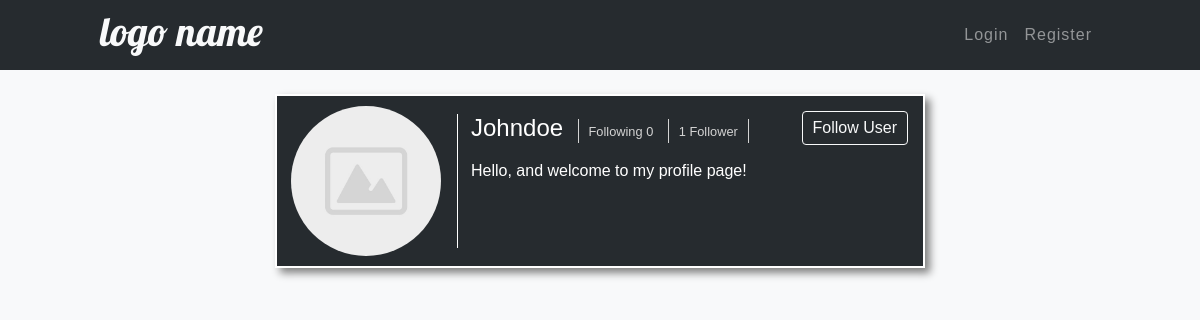
/user/profile/JohnDoe/, run on an earlier commit of the app's database.
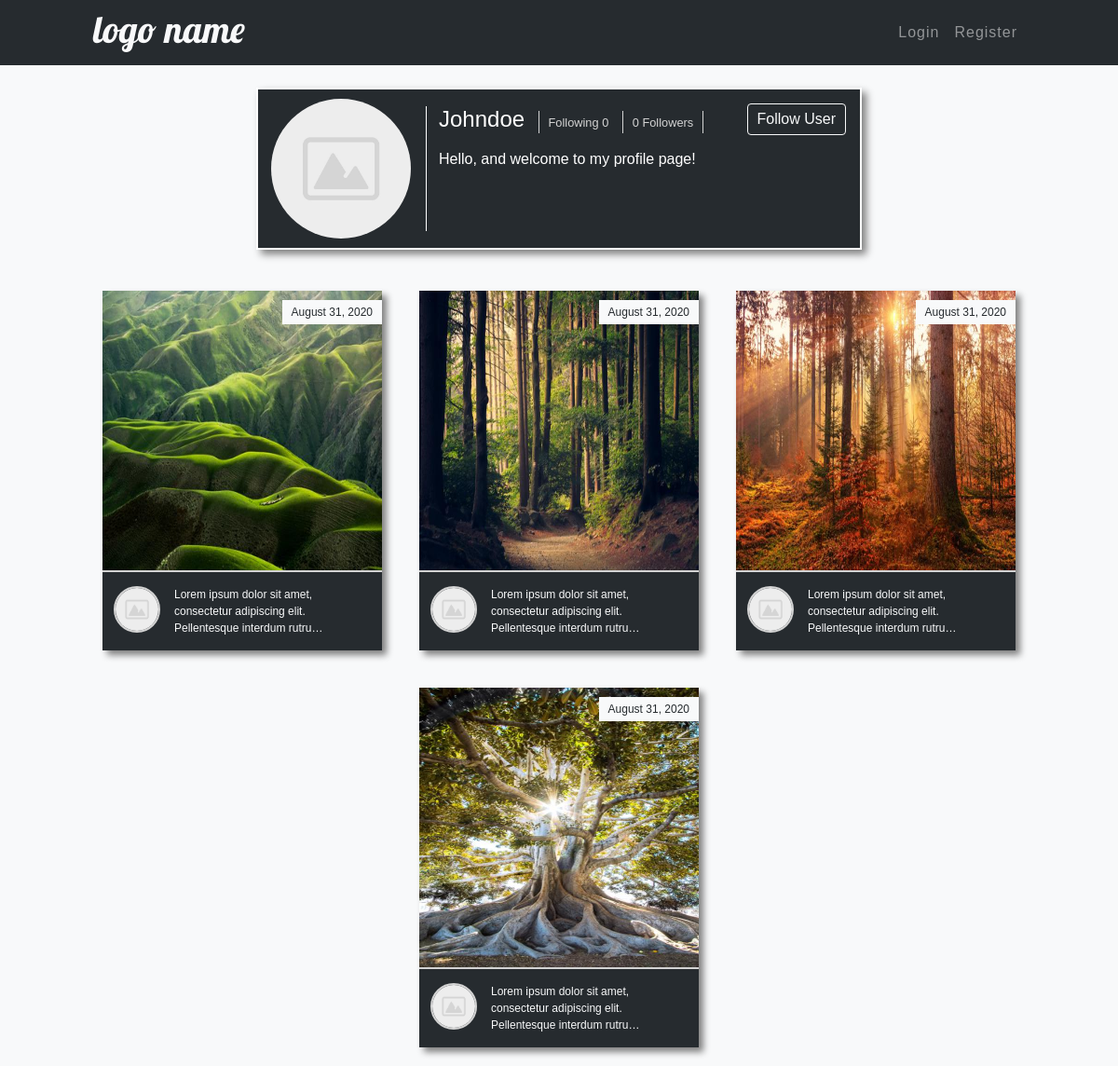
And on a later commit of the database.
### users/models.py (models this page shows, shortened)
class Profile(models.Model):
    user = models.OneToOneField(User, on_delete=models.CASCADE)
    image = models.ImageField(default='default.jpg', upload_to='profile-image')
    bio = models.CharField(max_length=150)
    following = models.ManyToManyField(User, related_name='followers')

### photo_sharing/models.py (models this page shows, shortened)
class Post(models.Model):
    user = models.ForeignKey(User, on_delete=models.CASCADE)
    image = models.ImageField(upload_to='post-images')
    description = models.TextField()
    date_created = models.DateTimeField(auto_now_add=True)

### users/views.py (the view)
# urls.py: path('profile/<str:username>/', views.profile, name='profile'),
def profile(request, username):
    user = User.objects.get(username=username)
    posts = Post.objects.filter(user=user).all().order_by('-date_created')
    return render(request, 'users/profile.html', {
        'person': user,
        'posts': posts
    })

### users/templates/users/profile.html
{% extends 'photo_sharing/layout.html' %}
{% block content %}
    <div class='profile-background my-4'>
        <div class="profile-block">
            <div class='image-col mr-3 pl-1'>
                <img class='profile-image' src="{{ person.profile.image.url }}" alt="User Profile Image">
            </div>
            <div class='bio-col my-2'>
                <h4 class='d-inline-block'>{{ person.username|title }}</h4>
                <div class='d-inline-block'>
                    <div class='following'><a href="{% url 'following' person.username %}"><small>Following {{ person.profile.following.all.count }}</small></a></div>
                    <div class='followers'><a href="{% url 'followers' person.username %}"><small>{{ person.followers.all.count }}
                    {% if person.followers.all.count == 1 %}
                    Follower
                    {% else %}
                    Followers
                    {% endif %}
                    </small></a></div>
                </div>
                <p class='mt-2'>{{ person.profile.bio }}</p>
                {% if person == user %}
                    <a class='btn btn-outline-light follow-btn' href="{% url 'edit-profile' user.profile.id %}">Edit Profile</a>
                {% else %}
                    <a class='btn btn-outline-light follow-btn' href="{% url 'follow' person.id %}">Follow User</a>
                {% endif %}
            </div>
        </div>
    </div>
    <div class="row no-gutters justify-content-center">
        {% for post in posts %}
            <div class="col-3 post-block">
                <div class='post-image'>
                    <img src="{{ post.image.url }}" alt="Post Image">
                </div>
                <p class='post-date'>{{ post.date_created|date:'F d, Y' }}</p>
                <div class='post-description-section'>
                    <div class='post-user-image'>
                        <img src="{{ post.user.profile.image.url }}" alt="User Profile Image">
                    </div>
                    <div class='post-description'>
                        <p class='post-p'>{{ post.description|truncatechars:85 }}</p>
                    </div>
                </div>
            </div>
        {% endfor %}
    </div>
{% endblock %}

What changed in the data, as far as the page shows it:
added Post: image (picture), date_created "August 31, 2020", user.profile.image (placeholder picture), description "Lorem ipsum dolor sit amet, consectetur adipiscing elit. Pellentesque interdum rutru…"
added Post: image (picture), date_created "August 31, 2020", user.profile.image (placeholder picture), description "Lorem ipsum dolor sit amet, consectetur adipiscing elit. Pellentesque interdum rutru…"
added Post: image (picture), date_created "August 31, 2020", user.profile.image (placeholder picture), description "Lorem ipsum dolor sit amet, consectetur adipiscing elit. Pellentesque interdum rutru…"
added Post: image (picture), date_created "August 31, 2020", user.profile.image (placeholder picture), description "Lorem ipsum dolor sit amet, consectetur adipiscing elit. Pellentesque interdum rutru…"
Also different on the page:
{{ person.followers.all.count }}: "1" → "0"
text no longer shown: "Follower"
text now shown: "Followers"
